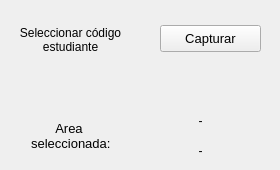
          <widget class="QWidget" name="tw_codigoestudiante_tab2">
           <attribute name="title">
            <string>Imagen 2</string>
           </attribute>
           <widget class="QLabel" name="lb_selectcodigo_2">
            <property name="geometry">
             <rect>
              <x>10</x>
              <y>20</y>
              <width>121</width>
              <height>41</height>
             </rect>
            </property>
            <property name="frameShadow">
             <enum>QFrame::Plain</enum>
            </property>
            <property name="text">
             <string>&lt;html&gt;&lt;head/&gt;&lt;body&gt;&lt;p align=&quot;center&quot;&gt;Seleccionar código&lt;br/&gt;estudiante&lt;/p&gt;&lt;/body&gt;&lt;/html&gt;</string>
            </property>
           </widget>
           <widget class="QLabel" name="lb_puntoinicio_2">
            <property name="geometry">
             <rect>
              <x>130</x>
              <y>110</y>
              <width>141</width>
              <height>21</height>
             </rect>
            </property>
            <property name="text">
             <string>-</string>
            </property>
            <property name="alignment">
             <set>Qt::AlignCenter</set>
            </property>
           </widget>
           <widget class="QPushButton" name="btn_capturarcodigo_2">
            <property name="geometry">
             <rect>
              <x>160</x>
              <y>25</y>
              <width>101</width>
              <height>27</height>
             </rect>
            </property>
            <property name="font">
             <font>
              <family>Arial</family>
              <pointsize>10</pointsize>
             </font>
            </property>
            <property name="text">
             <string>Capturar</string>
            </property>
            <property name="icon">
             <iconset resource="img/fuente_imagenes.qrc">
              <normaloff>:/controles/blackboard-drawing-icon.png</normaloff>:/controles/blackboard-drawing-icon.png</iconset>
            </property>
           </widget>
           <widget class="QLabel" name="lb_puntofin_2">
            <property name="geometry">
             <rect>
              <x>130</x>
              <y>140</y>
              <width>141</width>
              <height>21</height>
             </rect>
            </property>
            <property name="text">
             <string>-</string>
            </property>
            <property name="alignment">
             <set>Qt::AlignCenter</set>
            </property>
           </widget>
           <widget class="QPushButton" name="lb_infoareacod_2">
            <property name="geometry">
             <rect>
              <x>20</x>
              <y>110</y>
              <width>98</width>
              <height>51</height>
             </rect>
            </property>
            <property name="font">
             <font>
              <family>Arial</family>
              <pointsize>10</pointsize>
              <weight>50</weight>
              <bold>false</bold>
             </font>
            </property>
            <property name="text">
             <string>Area 
 seleccionada:</string>
            </property>
            <property name="flat">
             <bool>true</bool>
            </property>
           </widget>
          </widget>
